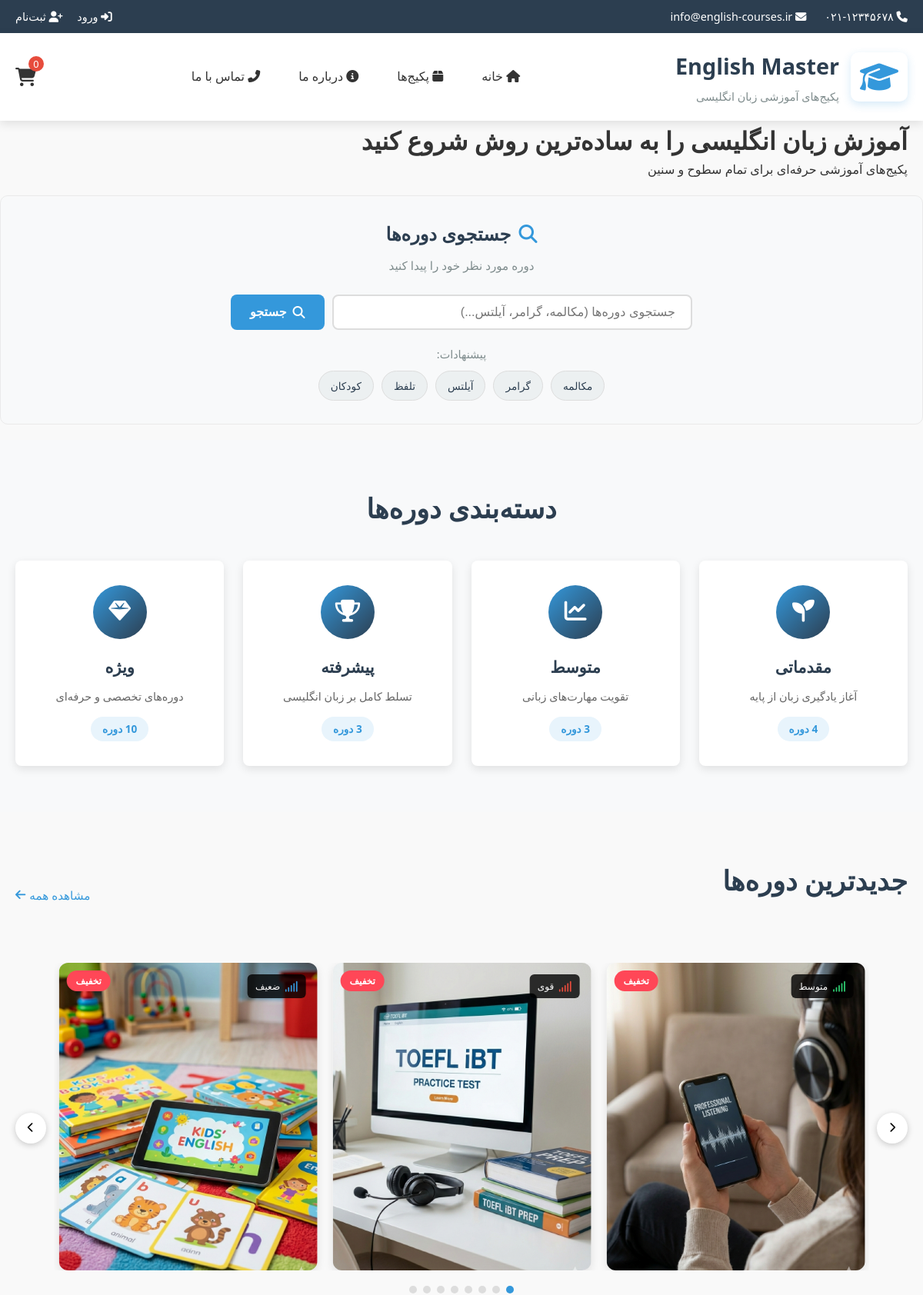
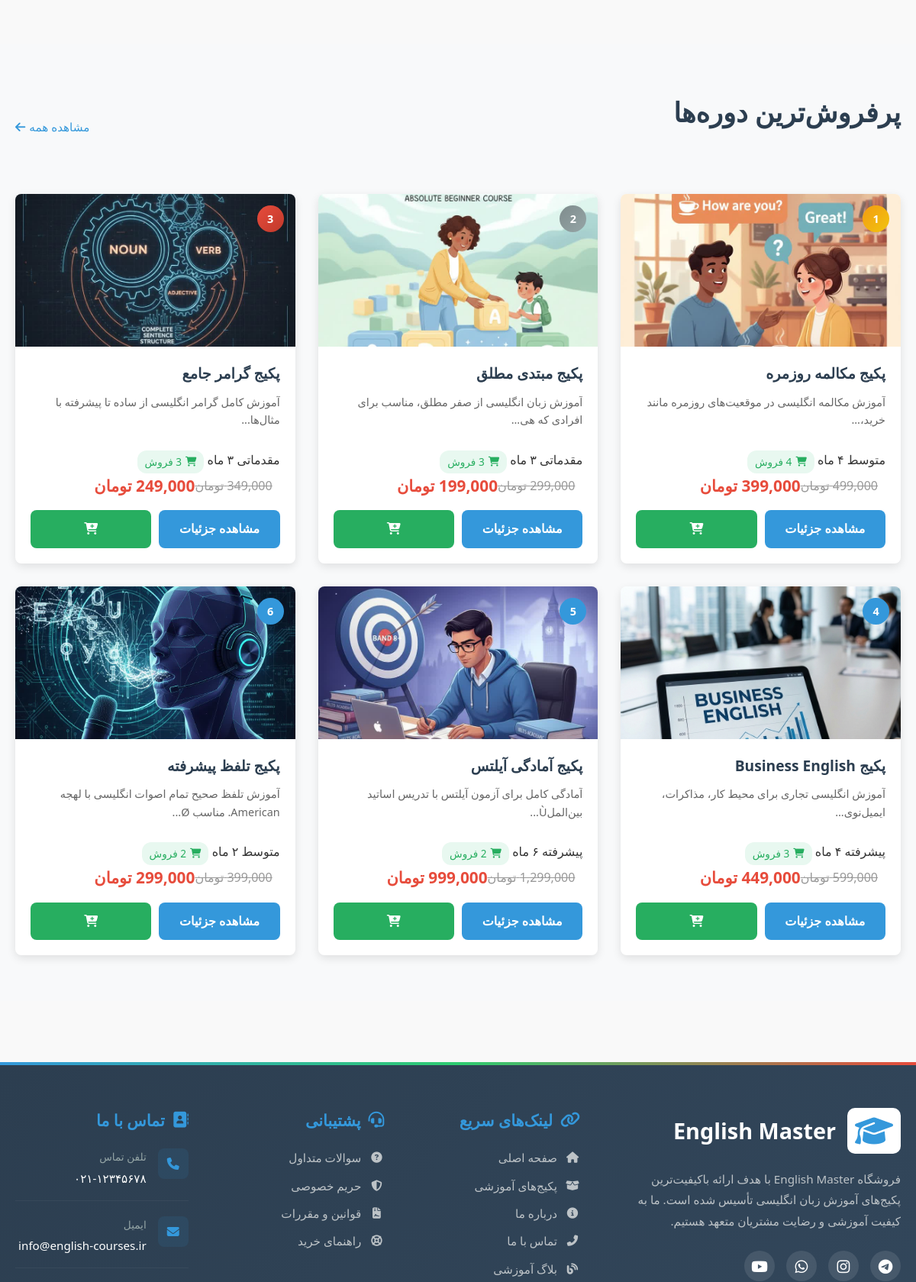
The page /project-folder/index.php (upper part) on the database its author committed (2 pictures, top to bottom).
### tables this page shows
CREATE TABLE `products` (
  `id` int(11) NOT NULL,
  `name` varchar(200) NOT NULL,
  `description` text DEFAULT NULL,
  `price` decimal(10,2) NOT NULL,
  `discount_price` decimal(10,2) DEFAULT NULL,
  `image_url` varchar(500) DEFAULT NULL,
  `duration` varchar(50) DEFAULT NULL,
  `level` varchar(50) DEFAULT NULL,
  `features` text DEFAULT NULL,
  `created_at` timestamp NOT NULL DEFAULT current_timestamp(),
  `is_active` tinyint(1) DEFAULT 1
);

### project-folder/index.php (called while the page is built, shortened)
<?php
include 'includes/functions.php';
include 'includes/header.php';
$sql_new = "SELECT * FROM products WHERE is_active = 1 ORDER BY created_at DESC LIMIT 8";
$stmt_new = $pdo->prepare($sql_new);
$stmt_new->execute();
$new_products = $stmt_new->fetchAll();
$sql_best = "SELECT p.*, SUM(oi.quantity) as total_sold
             FROM products p
             LEFT JOIN order_items oi ON p.id = oi.product_id
             WHERE p.is_active = 1
             GROUP BY p.id
             ORDER BY total_sold DESC
             LIMIT 6";
$stmt_best = $pdo->prepare($sql_best);
$stmt_best->execute();
$best_products = $stmt_best->fetchAll();
?>
<?php
include 'includes/modules/hero_section.php';
include 'includes/modules/search_module.php';
include 'includes/modules/categories_section.php';
include 'includes/modules/new_products_slider.php';
include 'includes/modules/best_sellers_section.php';
?>
<?php include 'includes/footer.php'; ?>

### project-folder/includes/functions.php (called while the page is built, shortened)
<?php
function isLoggedIn() {
    return isset($_SESSION['user_id']);
}
?>

### project-folder/includes/modules/new_products_slider.php (the view, shortened to what this page needs)
<div class="new-products-section">
    <div class="container">
        <div class="section-header">
            <h2 class="section-title">جدیدترین دوره‌ها</h2>
            <a href="pages/products.php?sort=newest" class="view-all">
                مشاهده همه <i class="fas fa-arrow-left"></i>
            </a>
        </div>
        <div class="minimal-carousel">
            <div class="carousel-wrapper">
                <div class="carousel-inner" id="carouselWrapper">
                    <?php
                    $looped_products = array_merge(
                        array_slice($new_products, -2),
                        $new_products,
                        array_slice($new_products, 0, 2)
                    );
                    foreach($looped_products as $index => $product):
                    ?>
                    <div class="carousel-slide" data-index="<?= ($index - 2 + count($new_products)) % count($new_products) ?>">
                        <div class="product-minimal-card">
                            <div class="product-image">
                                <img src="images/products/<?= $product['image_url'] ?: 'default.jpg' ?>"
                                     alt="<?= htmlspecialchars($product['name']) ?>"
                                     onerror="this.src='https://via.placeholder.com/280x180/3498db/ffffff?text=بدون+تصویر'">
                                <?php if($product['discount_price'] < $product['price']): ?>
                                    <span class="minimal-discount-badge">تخفیف</span>
                                <?php endif; ?>
                                <div class="signal-icon level-<?= $product['level'] ?>"
                                    title="سطح: <?= $product['level'] ?>">
                                    <i class="fas fa-signal"></i>
                                    <span class="signal-text">
                                        <?php
                                        if($product['level'] == 'مقدماتی') echo 'ضعیف';
                                        elseif($product['level'] == 'متوسط') echo 'متوسط';
                                        else echo 'قوی';
                                        ?>
                                    </span>
                                </div>
                            </div>
                        </div>
                    </div>
                    <?php endforeach; ?>
                </div>
            </div>
            <button class="carousel-btn minimal-carousel-btn minimal-carousel-prev" id="prevBtn">
                <i class="fas fa-chevron-left"></i>
            </button>
            <button class="carousel-btn minimal-carousel-btn minimal-carousel-next" id="nextBtn">
                <i class="fas fa-chevron-right"></i>
            </button>
            <div class="minimal-carousel-dots" id="carouselDots"></div>
        </div>
    </div>
</div>

### project-folder/includes/modules/best_sellers_section.php (shortened to what this page needs)
<div class="best-sellers-section">
    <div class="container">
        <div class="section-header">
            <h2 class="section-title">پرفروش‌ترین دوره‌ها</h2>
            <a href="pages/products.php?sort=popular" class="view-all">
                مشاهده همه <i class="fas fa-arrow-left"></i>
            </a>
        </div>
        <div class="products-grid">
            <?php if(count($best_products) > 0): ?>
                <?php foreach($best_products as $index => $product): ?>
                <div class="product-card">
                    <div class="product-badge">
                        <span class="rank-badge rank-<?php echo $index + 1; ?>">
                            <?php echo $index + 1; ?>
                        </span>
                    </div>
                    <div class="product-image">
                    <img src="images/products/<?php echo !empty($product['image_url']) ? $product['image_url'] : 'default.jpg'; ?>"
                             alt="<?php echo htmlspecialchars($product['name']); ?>">
                    </div>
                    <div class="product-info">
                        <h3 class="product-title"><?php echo htmlspecialchars($product['name']); ?></h3>
                        <p class="product-description">
                            <?php echo substr(htmlspecialchars($product['description']), 0, 100) . '...'; ?>
                        </p>
                        <div class="product-meta">
                            <span class="level"><?php echo htmlspecialchars($product['level']); ?></span>
                            <span class="duration"><?php echo htmlspecialchars($product['duration']); ?></span>
                            <?php if(isset($product['total_sold'])): ?>
                                <span class="sold-count">
                                    <i class="fas fa-shopping-cart"></i>
                                    <?php echo $product['total_sold'] ?: 0; ?> فروش
                                </span>
                            <?php endif; ?>
                        </div>
                        <div class="product-price">
                            <?php if($product['discount_price']): ?>
                                <span class="original-price">
                                    <?php echo number_format($product['price']); ?> تومان
                                </span>
                                <span class="current-price">
                                    <?php echo number_format($product['discount_price']); ?> تومان
                                </span>
                            <?php else: ?>
                                <span class="current-price">
                                    <?php echo number_format($product['price']); ?> تومان
                                </span>
                            <?php endif; ?>
                        </div>
                        <div class="product-actions">
                            <a href="pages/product-detail.php?id=<?php echo $product['id']; ?>" class="btn">
                                مشاهده جزئیات
                            </a>
                            <?php if(isLoggedIn()): ?>
                                <button class="btn btn-success add-to-cart"
                                        data-id="<?php echo $product['id']; ?>">
                                        <i class="fas fa-cart-plus"></i>
                                </button>
                            <?php else: ?>
                                <a href="pages/login.php" class="btn btn-success">
                                <i class="fas fa-cart-plus"></i>
                                </a>
                            <?php endif; ?>
                        </div>
                    </div>
                </div>
                <?php endforeach; ?>
            <?php endif; ?>
        </div>
    </div>
</div>

### project-folder/css/style.css (style rules this page uses)
* { margin: 0; padding: 0; box-sizing: border-box; }
:root { --primary-color: #2c3e50; --secondary-color: #3498db; --accent-color: #e74c3c; --light-color: #ecf0f1; --dark-color: #2c3e50; --success-color: #27ae60; --text-color: #333; --border-radius: 8px; --box-shadow: 0 4px 12px rgba(0, 0, 0, 0.1); }
body { font-family: 'Segoe UI', Tahoma, Geneva, Verdana, sans-serif; line-height: 1.6; color: var(--text-color); background-color: #f9f9f9; direction: rtl; }
.container { width: 100%; max-width: 1200px; margin: 0 auto; padding: 0 15px; }
.section-title { text-align: center; margin-bottom: 40px; color: var(--primary-color); font-size: 2.2rem; }
.products-grid { display: grid; grid-template-columns: repeat(auto-fill, minmax(280px, 1fr)); gap: 30px; }
.product-card { background: white; border-radius: var(--border-radius); overflow: hidden; box-shadow: var(--box-shadow); transition: transform 0.3s, box-shadow 0.3s; position: relative; }
.product-card .product-actions { display: flex; gap: 10px; margin-top: 15px; }
.product-image { height: 200px; overflow: hidden; }
.product-image img { width: 100%; height: 100%; object-fit: cover; transition: transform 0.5s; }
.product-info { padding: 20px; }
.product-title { font-size: 1.2rem; margin-bottom: 10px; color: var(--primary-color); }
.product-description { color: #666; font-size: 0.9rem; margin-bottom: 15px; height: 60px; overflow: hidden; }
.product-price { display: flex; align-items: center; margin-bottom: 15px; }
.current-price { font-size: 1.3rem; color: var(--accent-color); font-weight: bold; }
.original-price { text-decoration: line-through; color: #999; margin-right: 10px; font-size: 1rem; }
.btn { display: inline-block; padding: 12px 25px; background-color: var(--secondary-color); color: white; border: none; border-radius: var(--border-radius); text-decoration: none; font-weight: bold; cursor: pointer; transition: background-color 0.3s; text-align: center; width: 100%; }
.btn-success { background-color: var(--success-color); }
.rank-1 { background: #f39c12; }
.rank-2 { background: #7f8c8d; }
.rank-3 { background: #e74c3c; }
.rank-4 { background: #3498db; }
.rank-5 { background: #9b59b6; }
.new-products-section { padding: 60px 0; }
.section-header { display: flex; justify-content: space-between; align-items: center; margin-bottom: 40px; }
.view-all { color: var(--secondary-color); text-decoration: none; font-size: 0.95rem; display: flex; align-items: center; gap: 5px; transition: all 0.3s; }
.best-sellers-section { padding: 60px 0; background: #f8f9fa; }
.product-badge { position: absolute; top: 15px; right: 15px; z-index: 2; }
.rank-badge { display: flex; align-items: center; justify-content: center; width: 35px; height: 35px; background: #95a5a6; color: white; border-radius: 50%; font-weight: bold; font-size: 0.9rem; }
.rank-badge.rank-1 { background: linear-gradient(135deg, #f39c12, #f1c40f); }
.rank-badge.rank-2 { background: linear-gradient(135deg, #7f8c8d, #95a5a6); }
.rank-badge.rank-3 { background: linear-gradient(135deg, #e74c3c, #c0392b); }
.rank-badge.rank-4, .rank-badge.rank-5, .rank-badge.rank-6 { background: var(--secondary-color); }
.sold-count { display: inline-flex; align-items: center; gap: 5px; background: #e8f8f0; color: var(--success-color); padding: 4px 10px; border-radius: 12px; font-size: 0.85rem; }
.sold-count i { font-size: 0.8rem; }

### project-folder/css/responsive.css (style rules this page uses)
@media (max-width: 1200px) { .container { max-width: 960px; } }

### project-folder/includes/footer.php (style rules this page uses)
.container { max-width: 1200px; margin: 0 auto; padding: 0 20px; }

### rows shown on the page
products: image_url (picture), discount_price "تخفیف", level "متوسط"
products: image_url (picture), discount_price "تخفیف", level "قوی"
products: image_url (picture), discount_price "تخفیف", level "ضعیف"
products: image_url (picture), name "پکیج مکالمه روزمره", description "آموزش مکالمه انگلیسی در موقعیت‌های روزمره مانند خرید،", level "متوسط", duration "۴ ماه", total_sold "4", price "499,000", discount_price "399,000"
products: image_url (picture), name "پکیج مبتدی مطلق", description "آموزش زبان انگلیسی از صفر مطلق، مناسب برای افرادی که هی", level "مقدماتی", duration "۳ ماه", price "299,000", discount_price "199,000"
products: image_url (picture), name "پکیج گرامر جامع", description "آموزش کامل گرامر انگلیسی از ساده تا پیشرفته با مثال‌ها", level "مقدماتی", duration "۳ ماه", price "349,000", discount_price "249,000"
products: image_url (picture), name "پکیج Business English", description "آموزش انگلیسی تجاری برای محیط کار، مذاکرات، ایمیل‌نوی", level "پیشرفته", duration "۴ ماه", price "599,000", discount_price "449,000"
products: image_url (picture), name "پکیج آمادگی آیلتس", description "آمادگی کامل برای آزمون آیلتس با تدریس اساتید بین‌الملÙ", level "پیشرفته", duration "۶ ماه", price "1,299,000", discount_price "999,000"
products: image_url (picture), name "پکیج تلفظ پیشرفته", description "آموزش تلفظ صحیح تمام اصوات انگلیسی با لهجه American. مناسب Ø", level "متوسط", duration "۲ ماه", price "399,000", discount_price "299,000"

### other values the page prints
$stmt->fetchColumn() "4"
$stmt->fetchColumn() "3"
